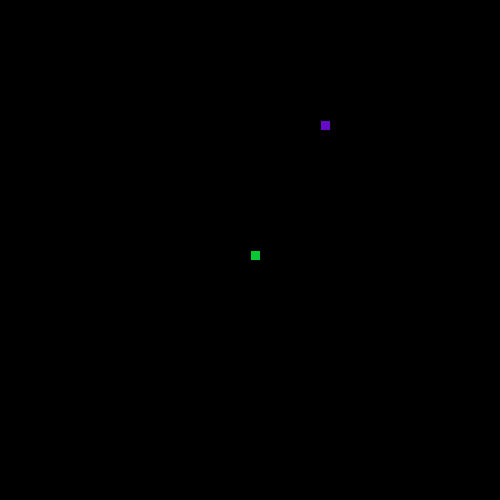
Frame 1 (no input)
Frame 60 (the mouse pressed at the canvas centre just before this capture): identical to frame 1, image omitted
Frame 120 (the mouse held since frame 60 and released just before this capture): identical to frame 1, image omitted

The Processing sketch that drew this single still picture (run headless with seeded random() and noise(); from frame 60 on, the mouse is pressed at the canvas centre):

// Processing sketch: Snake
// ── Snake.pde
//*
// ***** SEGMENT CLASS *****
// This class will be used to represent each part of the moving snake.
//*

class Segment {
int snakex;
int snakey;

//Add x and y member variables. They will hold the corner location of each segment of the snake.


// Add a constructor with parameters to initialize each variable.
Segment(int snakex,int snakey){
  this.snakex = snakex;
  
  this.snakey = snakey;
}




}


//*
// ***** GAME VARIABLES *****
// All the game variables that will be shared by the game methods are here
//*
Segment head;
int foodx;
int foody;
int direction=UP;
int score=1;

//*
// ***** SETUP METHODS *****
// These methods are called at the start of the game.
//*

void setup() {
size(500,500);
head=new Segment(250,250);
frameRate(20);
dropFood();
}

void dropFood() {
  //Set the food in a new random location
foodx = ((int)random(50)*10);
foody = ((int)random(50)*10);

}



//*
// ***** DRAW METHODS *****
// These methods are used to draw the snake and its food 
//*

void draw() {
  background(0,0,0);
  drawFood();
  drawSnake();
}

void drawFood() {
  //Draw the food
  fill(100,10,200);
  rect(foodx,foody,10,10);
  
}

void drawSnake() {
  //Draw the head of the snake followed by its tail
 fill(10,200,50);
  rect(head.snakex,head.snakey,10,10);
}


//*
// ***** TAIL MANAGEMENT METHODS *****
// These methods make sure the tail is the correct length.
//*

void drawTail() {
  //Draw each segment of the tail 

}

void manageTail() {
  //After drawing the tail, add a new segment at the "start" of the tail and remove the one at the "end" 
  //This produces the illusion of the snake tail moving.
  
}

void checkTailCollision() {
  //If the snake crosses its own tail, shrink the tail back to one segment
  
}



//*
// ***** CONTROL METHODS *****
// These methods are used to change what is happening to the snake
//*

void keyPressed() {
  //Set the direction of the snake according to the arrow keys pressed
if(key==CODED){
  if(keyCode == UP){
    direction=UP;
  }else if(keyCode==DOWN){
    direction=DOWN;
  }else if(keyCode==LEFT){
    direction=LEFT;
  }else if(keyCode==RIGHT){
    direction=RIGHT;
  }
}
}

void move() {
  //Change the location of the Snake head based on the direction it is moving.
  
    
  switch(direction) {
  case UP:
    // move head up here 
    head.snakey=head.snakey-10;
    break;
  case DOWN:
  head.snakey=head.snakey+10;
    break;
  case LEFT:
   // figure it out 
     head.snakex=head.snakex+10;
    break;
  case RIGHT:
   head.snakex=head.snakex-10;
    break;
  }

}

void checkBoundaries() {
 //If the snake leaves the frame, make it reappear on the other side
 if(head.snakex>500){
   head.snakex=0;
 }
 if(head.snakex<0){
   head.snakex=500;
 }
 if(head.snakey<0){
   head.snakey=500;
 }
 if(head.snakey>500){
   head.snakey=0;
 }
 
 
}



void eat() {
  //When the snake eats the food, its tail should grow and more food appear
if(head.snakex==foodx&&head.snakey==foody){
 score+=1;
 }
 
 
} 
